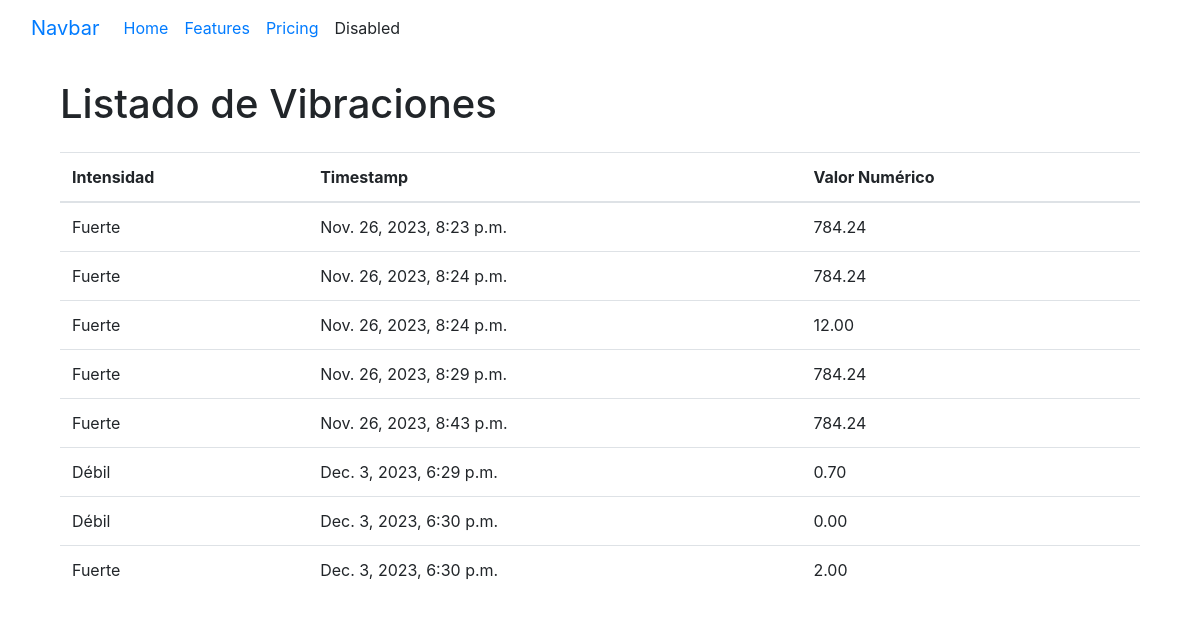
The page /notificaciones/vibraciones/ on the database as committed earlier.
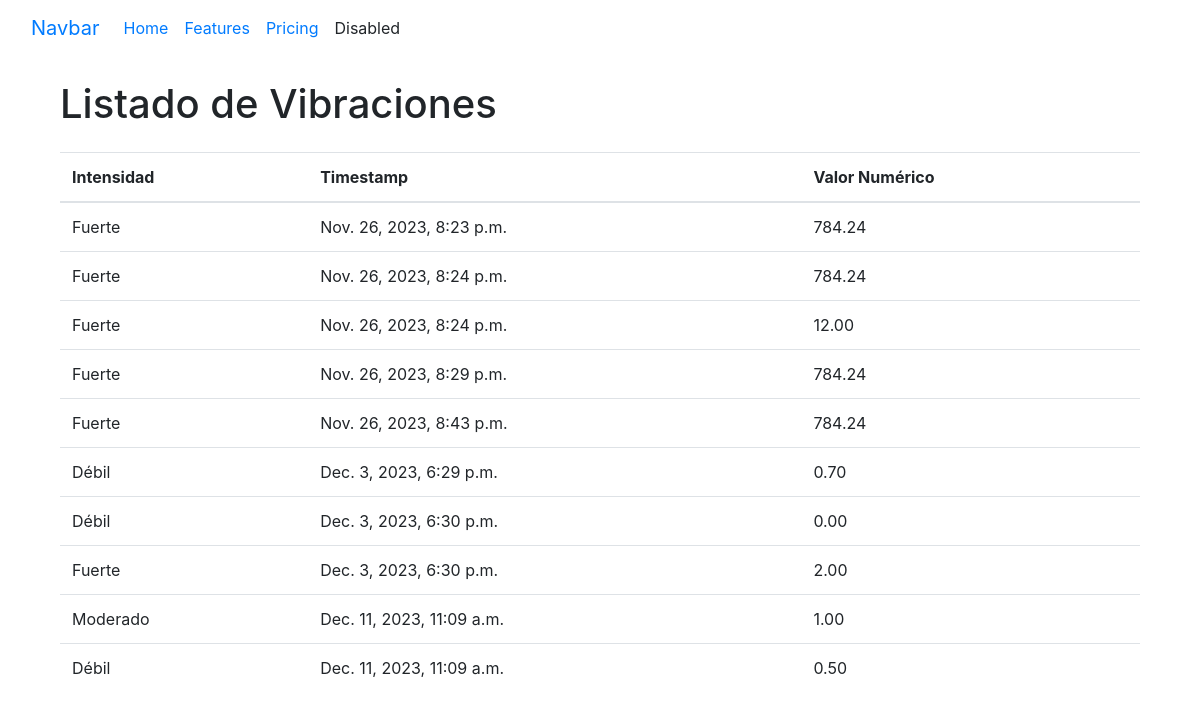
The same page on the database as committed later.
### notificaciones/models.py (models this page shows)
class Vibracion(models.Model):
    intensidad = models.CharField(max_length=50)
    timestamp = models.DateTimeField(auto_now_add=True)
    valor_numerico = models.DecimalField(default=50.0, max_digits=5, decimal_places=2)
    def calcular_intensidad(self):
        if self.valor_numerico >= 2:
            return 'Fuerte'
        elif self.valor_numerico >= 1:
            return 'Moderado'
        elif self.valor_numerico >= 0:
            return 'Débil'
        else:
            return 'Desconocido'

### notificaciones/views.py (the view)
# urls.py: path('vibraciones/', listar_vibraciones, name='listar_vibraciones'),
def listar_vibraciones(request):
    vibraciones = Vibracion.objects.all()
    return render(request, 'notificaciones/listar_vibraciones.html', {'vibraciones': vibraciones})

### notificaciones/templates/notificaciones/listar_vibraciones.html (shortened to what this page needs)
{% extends 'base_generic.html' %}
{% block content %}
    <div class="container mt-4">
        <h1 class="mb-4">Listado de Vibraciones</h1>
        <table class="table">
            <thead>
                <tr>
                    <th scope="col">Intensidad</th>
                    <th scope="col">Timestamp</th>
                    <th scope="col">Valor Numérico</th>
                </tr>
            </thead>
            <tbody>
                {% for vibracion in vibraciones %}
                    <tr>
                        <td>{{ vibracion.calcular_intensidad }}</td>
                        <td>{{ vibracion.timestamp }}</td>
                        <td>{{ vibracion.valor_numerico }}</td>
                    </tr>
                {% endfor %}
            </tbody>
        </table>
    </div>
{% endblock %}

Rows that differ between the two databases and show on the page:
added Vibracion: calcular_intensidad "Moderado", timestamp "Dec. 11, 2023, 11:09 a.m.", valor_numerico "1.00"
added Vibracion: calcular_intensidad "Débil", timestamp "Dec. 11, 2023, 11:09 a.m.", valor_numerico "0.50"
